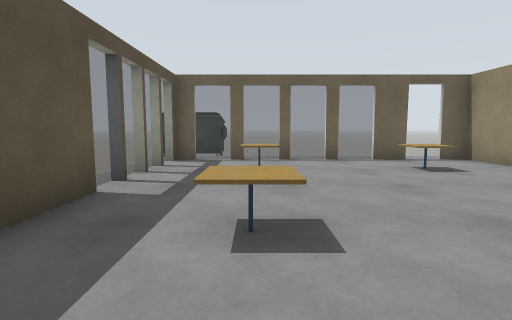
View 1 (above)

12 first-person views from a walk through a robot-simulator world made for Gazebo. The camera is 1 m above the floor, tilts 6° down and sees 80° across. The floor is counted in squares, 1 m on a side. Each view is taken from the middle of a square. On the plan, view 1 faces up. The plan holds only what a view shows up to about 12 squares ahead; the rest is blank. The robots in the file are not drawn.

View 2
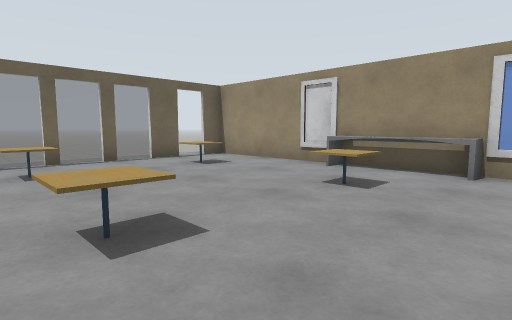

View 3
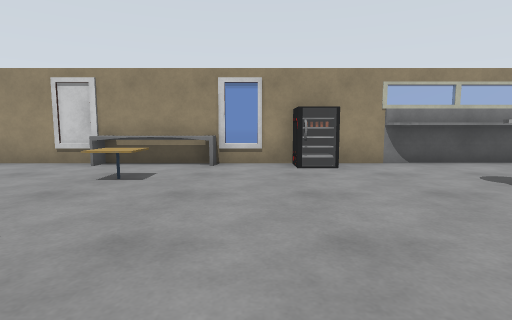

View 4
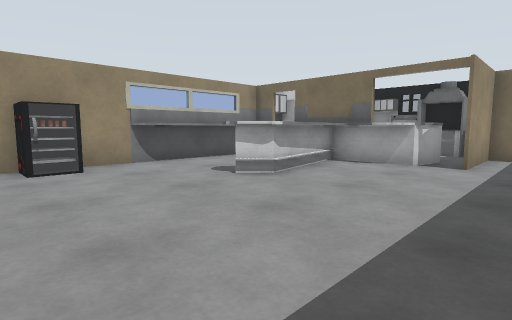

View 5
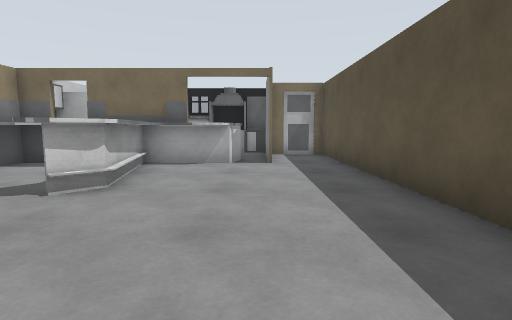

View 6
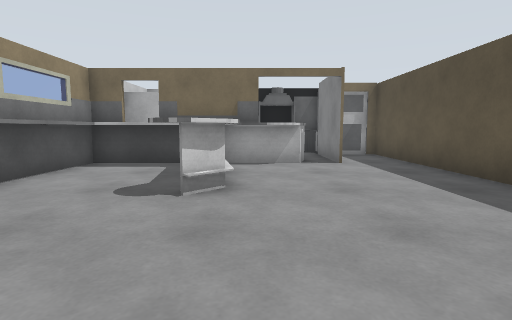

View 7
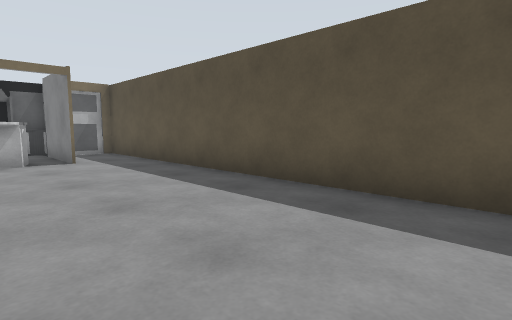

View 8
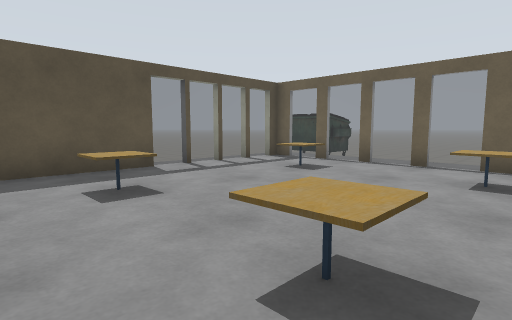

View 9
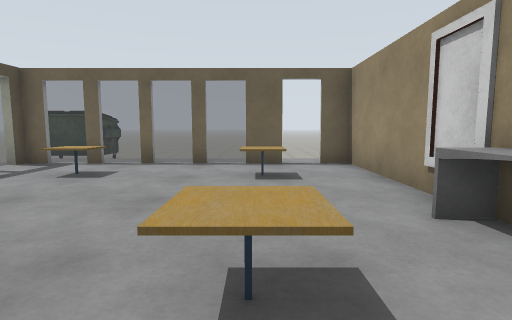

View 10
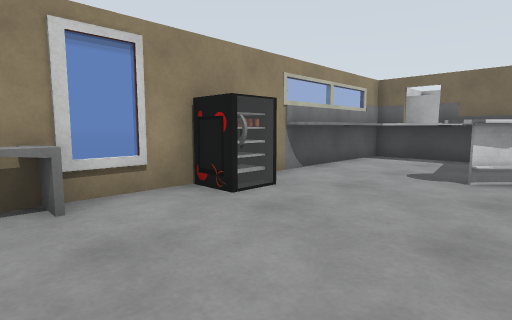

View 11
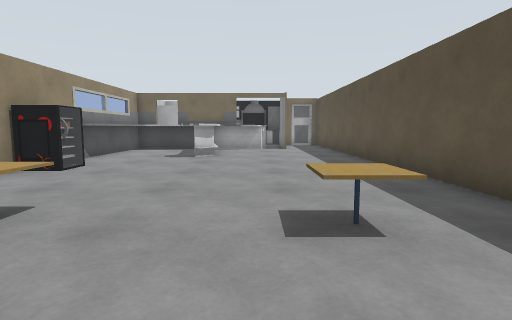

View 12
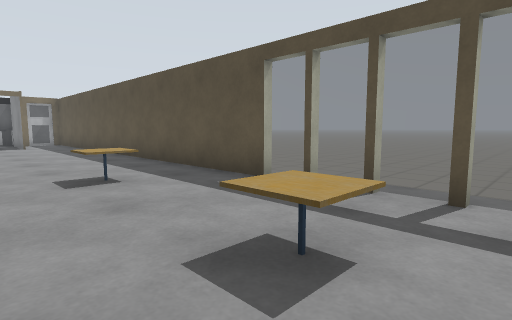

### Floor plan
Points are (right, up) in squares from view 1. A wall is a line through its corners. A room is listed if a view was taken in it or the views show most of it. See-through windows are left out.
Room 1 (views 1, 2, 3, 4, 5, 6, 7, 8, 9, 10, 11, 12)
walls: (5.5, -2.1) (5.5, -1); (5.7, -1.9) (5.8, -1.4); (5.7, -2) (5.7, -1); (5.9, -1.8) (5.6, -1) (6.5, -1); (6.6, -0.5) (6.6, 2.5); (6.6, 3.4) (6.6, 9.6) (5.7, 9.6); (6.3, -2) (6.3, -1.2); (-2.5, 4.8) (-2.5, -11.6) (-0.5, -11.6) (-0.5, -8.6); (2.6, 9.6) (2.1, 9.6); (1.1, 9.6) (0.6, 9.6); (-0.4, 9.6) (-0.9, 9.6); (4.7, 9.6) (3.6, 9.6); (2.7, -8) (2.2, -5) (2.9, -4.3); (-1.9, 9.6) (-2.5, 9.6) (-2.5, 9.1); (6, -7.7) (6, -4.2); (0.5, -9.5) (0.8, -8.6) (6.6, -8.6) (6.6, -1.4)
low walls: (5.6, -1.9) (5.8, -1.4); (6.8, 1.1) (6, 1.1) (6, 4.4); (3.9, -7.7) (6, -7.7); (1.5, -8.2) (2.5, -8.2); (1.3, -8.3) (2.7, -8); (3.2, -8.7) (2.5, -5.1) (3.1, -4.4); (0.5, -10.2) (0.5, -9.5)
ways out: opening at (5, 10)
objects: cafe table (0, 3); cafe table (0, 7) to (0, 8); cafe table (4, 3); cafe table (4, 7) to (4, 8)

Positions as (right, up) in squares from view 1, and headings:
1: (0, 0), facing up
2: (-1, 0), facing up-right
3: (-2, 0), facing right
4: (-2, 0), facing down-right
5: (0, 0), facing down
6: (2, 0), facing down
7: (2, 1), facing down-left
8: (5, 1), facing up-left
9: (4, 1), facing up
10: (2, 2), facing down-right
11: (1, 6), facing down
12: (2, 9), facing down-left
